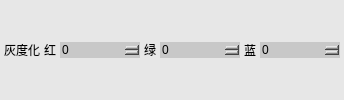
             <widget class="QWidget" name="widget_8" native="true">
              <property name="styleSheet">
               <string notr="true">background-color: rgb(231, 231, 231);</string>
              </property>
              <layout class="QHBoxLayout" name="horizontalLayout_5">
               <property name="spacing">
                <number>4</number>
               </property>
               <property name="leftMargin">
                <number>4</number>
               </property>
               <property name="topMargin">
                <number>4</number>
               </property>
               <property name="rightMargin">
                <number>4</number>
               </property>
               <property name="bottomMargin">
                <number>4</number>
               </property>
               <item>
                <widget class="QLabel" name="label">
                 <property name="styleSheet">
                  <string notr="true">font: 11pt &quot;微软雅黑&quot;;</string>
                 </property>
                 <property name="text">
                  <string>灰度化</string>
                 </property>
                </widget>
               </item>
               <item>
                <widget class="QLabel" name="label_2">
                 <property name="styleSheet">
                  <string notr="true">font: 11pt &quot;微软雅黑&quot;;</string>
                 </property>
                 <property name="text">
                  <string>红</string>
                 </property>
                 <property name="alignment">
                  <set>Qt::AlignRight|Qt::AlignTrailing|Qt::AlignVCenter</set>
                 </property>
                </widget>
               </item>
               <item>
                <widget class="QSpinBox" name="spinBoxR">
                 <property name="minimumSize">
                  <size>
                   <width>80</width>
                   <height>0</height>
                  </size>
                 </property>
                 <property name="maximumSize">
                  <size>
                   <width>70</width>
                   <height>16777215</height>
                  </size>
                 </property>
                 <property name="styleSheet">
                  <string notr="true">
QSpinBox
{
	
	font: 11pt &quot;微软雅黑&quot;;
	border-width:1;border-style:none;
	border-color:rgb(255, 255, 255);
	background-color: rgb(200, 200, 200);
	color::rgb(255,255, 0);

}
QSpinBox::down-button
{   
	
	background-color: rgb(200, 200, 200);
	subcontrol-origin:border;
    subcontrol-position:left;
    image: url(:/左normal.png);
    width: 20px;
    height: 30px; ;
}
QSpinBox::up-button
{
board:none;
	background-color: rgb(200, 200, 200);
	subcontrol-origin:border;
    subcontrol-position:right;
    image: url(:/右normal.png);
    width: 20px;
    height: 30px;       
}

QSpinBox::up-button:pressed
{
board:none;
background-color: rgb(103, 103, 103);
	subcontrol-origin:border;
    subcontrol-position:right;
    image: url(:/右press.png);
    width: 20px;
    height: 30px;      
}
QSpinBox::down-button:pressed
{
board:none;
background-color: rgb(103, 103, 103);
	subcontrol-origin:border;
    subcontrol-position:left;
    image: url(:/左press.png);
    width: 20px;
    height: 30px; 
}
</string>
                 </property>
                 <property name="maximum">
                  <number>1000</number>
                 </property>
                </widget>
               </item>
               <item>
                <widget class="QLabel" name="label_3">
                 <property name="styleSheet">
                  <string notr="true">font: 11pt &quot;微软雅黑&quot;;</string>
                 </property>
                 <property name="text">
                  <string>绿</string>
                 </property>
                 <property name="alignment">
                  <set>Qt::AlignRight|Qt::AlignTrailing|Qt::AlignVCenter</set>
                 </property>
                </widget>
               </item>
               <item>
                <widget class="QSpinBox" name="spinBoxG">
                 <property name="minimumSize">
                  <size>
                   <width>80</width>
                   <height>0</height>
                  </size>
                 </property>
                 <property name="maximumSize">
                  <size>
                   <width>70</width>
                   <height>16777215</height>
                  </size>
                 </property>
                 <property name="styleSheet">
                  <string notr="true">
QSpinBox
{
	
	font: 11pt &quot;微软雅黑&quot;;
	border-width:1;border-style:none;
	border-color:rgb(255, 255, 255);
	background-color: rgb(200, 200, 200);
	color::rgb(255,255, 0);

}
QSpinBox::down-button
{   
	
	background-color: rgb(200, 200, 200);
	subcontrol-origin:border;
    subcontrol-position:left;
    image: url(:/左normal.png);
    width: 20px;
    height: 30px; ;
}
QSpinBox::up-button
{
board:none;
	background-color: rgb(200, 200, 200);
	subcontrol-origin:border;
    subcontrol-position:right;
    image: url(:/右normal.png);
    width: 20px;
    height: 30px;       
}

QSpinBox::up-button:pressed
{
board:none;
background-color: rgb(103, 103, 103);
	subcontrol-origin:border;
    subcontrol-position:right;
    image: url(:/右press.png);
    width: 20px;
    height: 30px;      
}
QSpinBox::down-button:pressed
{
board:none;
background-color: rgb(103, 103, 103);
	subcontrol-origin:border;
    subcontrol-position:left;
    image: url(:/左press.png);
    width: 20px;
    height: 30px; 
}
</string>
                 </property>
                 <property name="maximum">
                  <number>1000</number>
                 </property>
                </widget>
               </item>
               <item>
                <widget class="QLabel" name="label_4">
                 <property name="styleSheet">
                  <string notr="true">font: 11pt &quot;微软雅黑&quot;;</string>
                 </property>
                 <property name="text">
                  <string>蓝</string>
                 </property>
                 <property name="alignment">
                  <set>Qt::AlignRight|Qt::AlignTrailing|Qt::AlignVCenter</set>
                 </property>
                </widget>
               </item>
               <item>
                <widget class="QSpinBox" name="spinBoxB">
                 <property name="minimumSize">
                  <size>
                   <width>80</width>
                   <height>0</height>
                  </size>
                 </property>
                 <property name="maximumSize">
                  <size>
                   <width>70</width>
                   <height>16777215</height>
                  </size>
                 </property>
                 <property name="styleSheet">
                  <string notr="true">
QSpinBox
{
	
	font: 11pt &quot;微软雅黑&quot;;
	border-width:1;border-style:none;
	border-color:rgb(255, 255, 255);
	background-color: rgb(200, 200, 200);
	color::rgb(255,255, 0);

}
QSpinBox::down-button
{   
	
	background-color: rgb(200, 200, 200);
	subcontrol-origin:border;
    subcontrol-position:left;
    image: url(:/左normal.png);
    width: 20px;
    height: 30px; ;
}
QSpinBox::up-button
{
board:none;
	background-color: rgb(200, 200, 200);
	subcontrol-origin:border;
    subcontrol-position:right;
    image: url(:/右normal.png);
    width: 20px;
    height: 30px;       
}

QSpinBox::up-button:pressed
{
board:none;
background-color: rgb(103, 103, 103);
	subcontrol-origin:border;
    subcontrol-position:right;
    image: url(:/右press.png);
    width: 20px;
    height: 30px;      
}
QSpinBox::down-button:pressed
{
board:none;
background-color: rgb(103, 103, 103);
	subcontrol-origin:border;
    subcontrol-position:left;
    image: url(:/左press.png);
    width: 20px;
    height: 30px; 
}
</string>
                 </property>
                 <property name="maximum">
                  <number>1000</number>
                 </property>
                </widget>
               </item>
              </layout>
             </widget>
